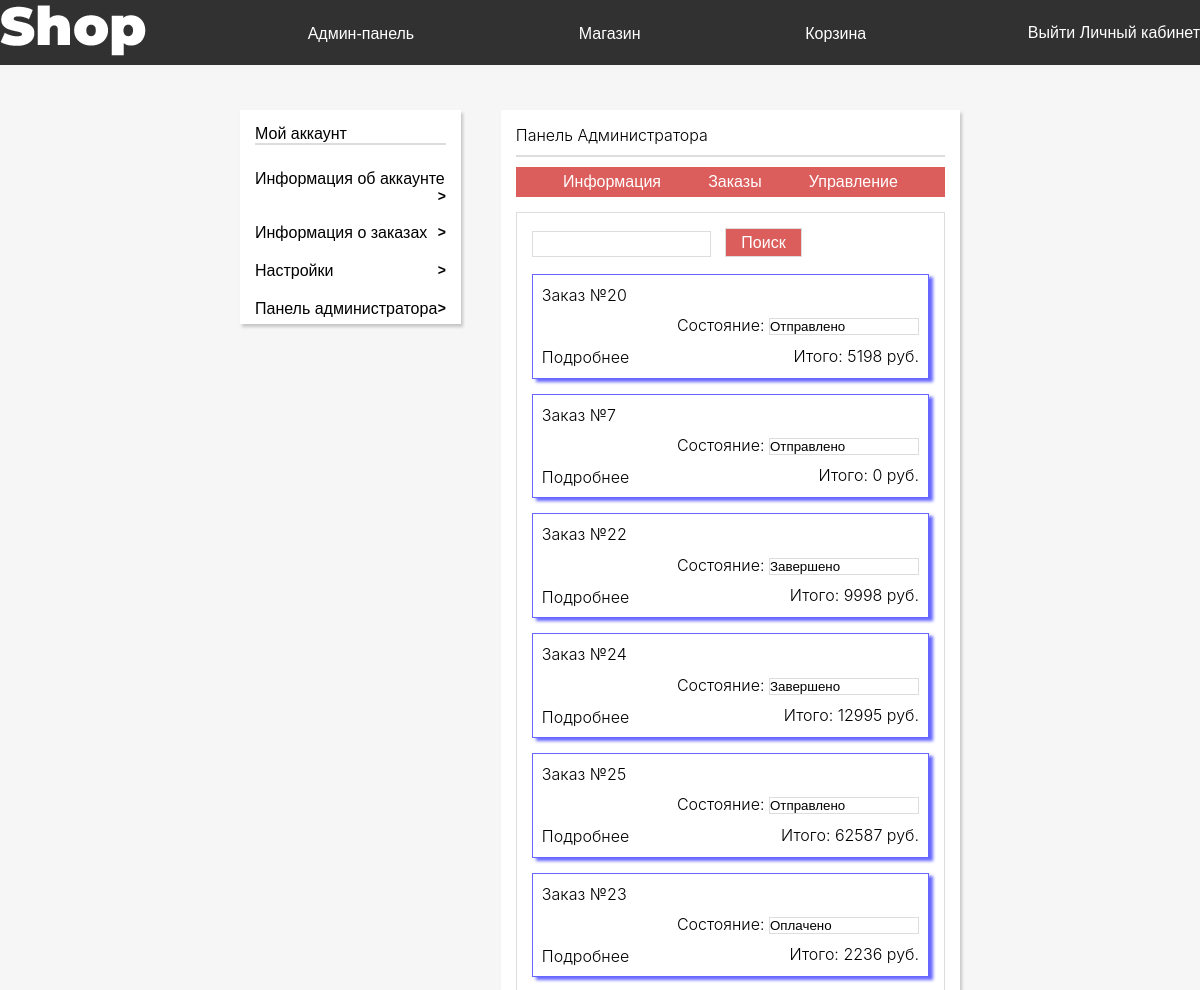
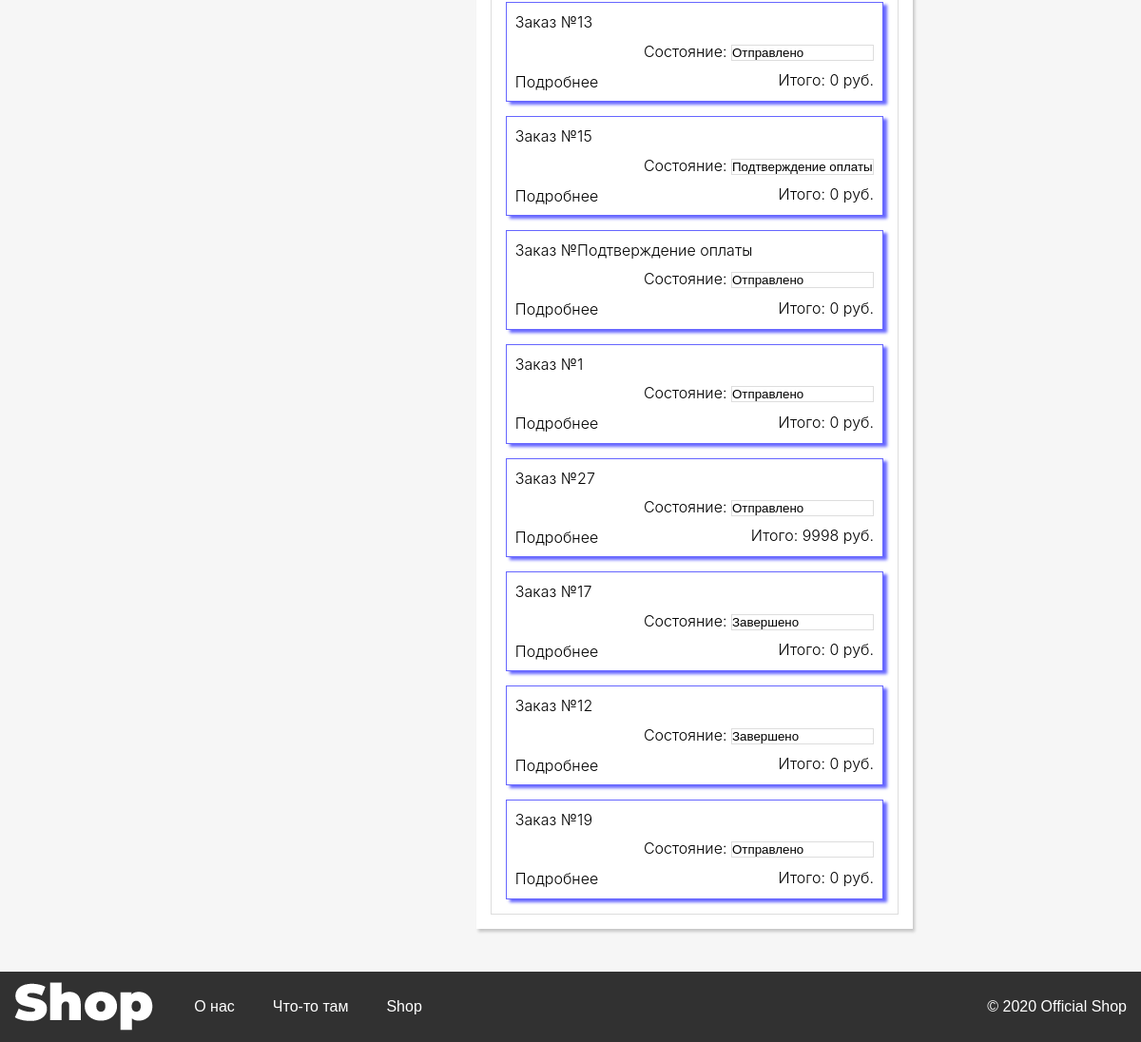
/cabinet/admin/orders/ (signed in), run on an earlier commit of the app's database (2 pictures, top to bottom).
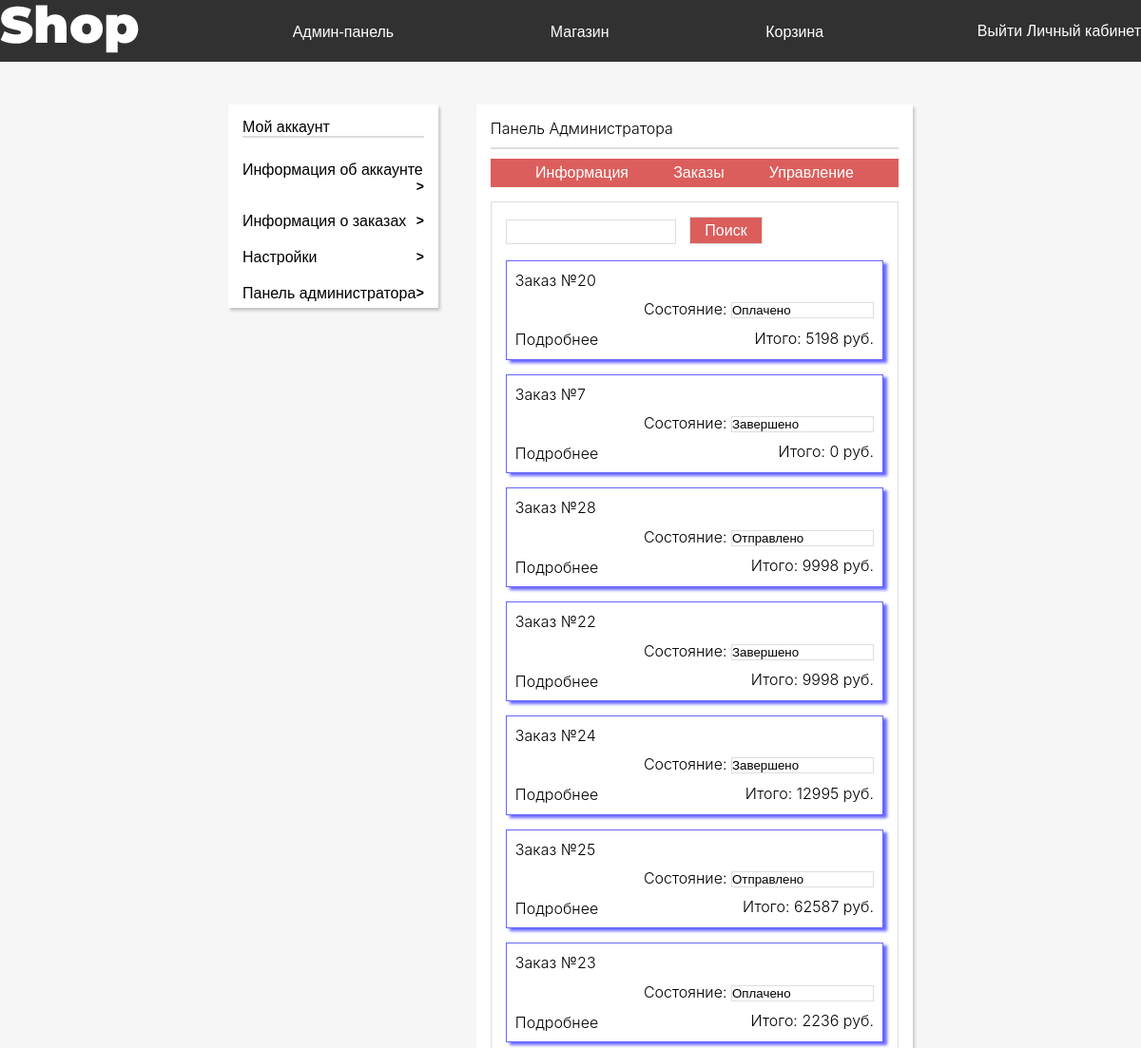
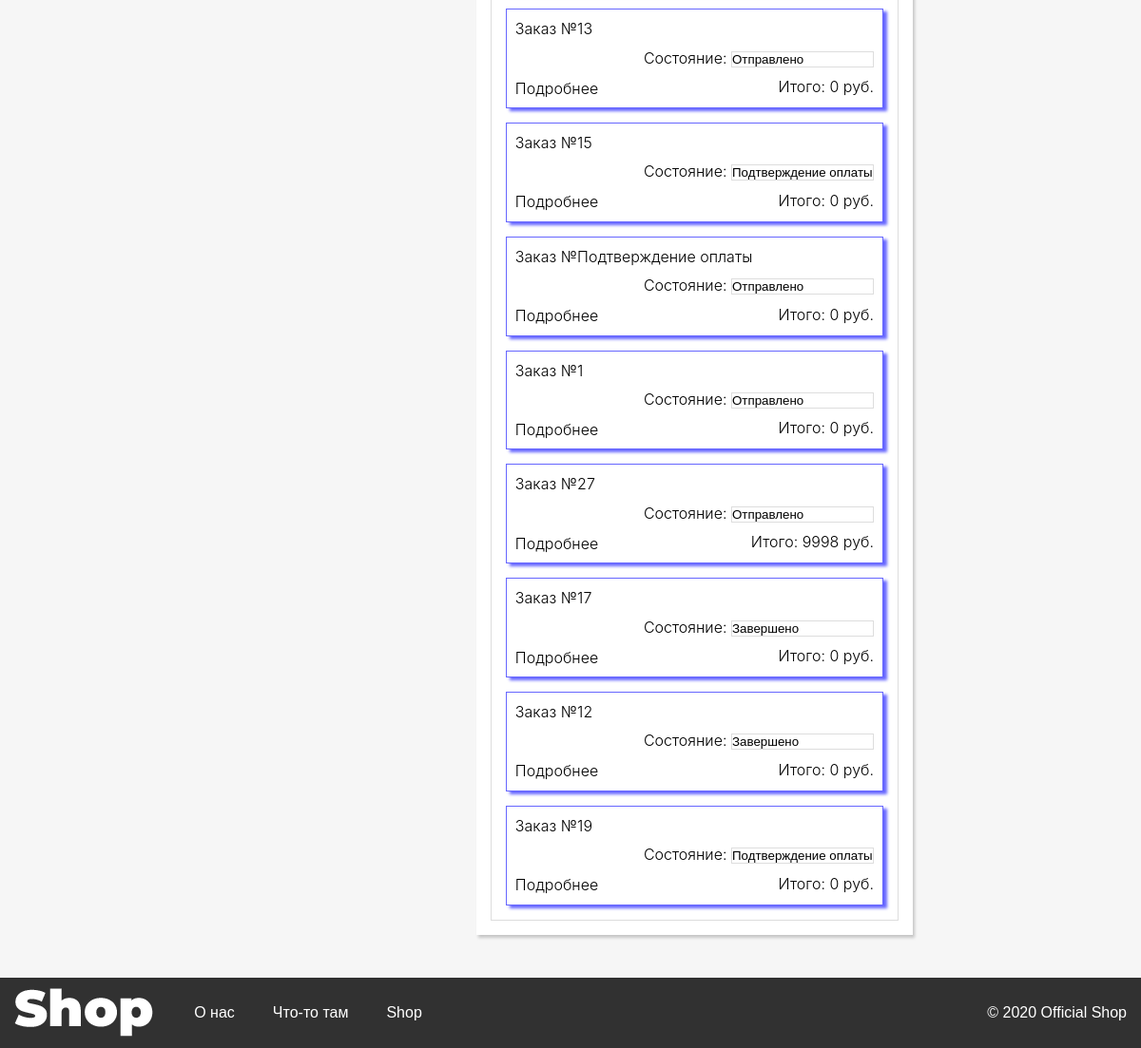
And on a later commit of the database (2 pictures, top to bottom).
### Cabinet/models.py (models this page shows, shortened)
class Orders(models.Model):
    userName =  models.TextField()
    goodId  =   models.IntegerField()
    count = models.IntegerField()
    result = models.IntegerField(default = 0)
    numberOfOrder = models.TextField()
    status = models.TextField(default = "Отправлено")

### Cabinet/views.py (the view)
# urls.py: path('admin/orders/', views.cabinet_admin_orders, name="cabinet_admin_orders"),
def cabinet_admin_orders(request):
    if request.POST:
        try:
            id = request.POST["hiddenId"]
            stat = request.POST["stat"]
            orders = Orders.objects.filter(numberOfOrder = id)
            if(stat == "Удалить"):
                orders = Orders.objects.filter(numberOfOrder = id)
                for i in orders:
                    i.delete()
                return HttpResponseRedirect("/cabinet/admin/orders")
            for i in orders:
                i.status = stat
                i.save()
            orders = Orders.objects.all().order_by('-id')
        except Exception as e:
            search = request.POST["search"]
            orders = Orders.objects.filter(numberOfOrder = search).order_by('-id')
            if search == "":
                orders = Orders.objects.all().order_by('-id')
    else:
        orders = Orders.objects.all().order_by('-id')
    alreadyOrders = []
    allNumOfOrders = set()
    for i in orders:
        allNumOfOrders.add(i.numberOfOrder)
    for i in allNumOfOrders:
        order = {}
        goods = []
        orders = Orders.objects.filter(numberOfOrder = i).order_by('-id')
        for j in orders:
            order['result'] = j.result
            order['userName'] = j.userName
            AboutGood = About_goods.objects.get(id = j.goodId)
            goods.append({"good" : AboutGood,
                          'count' : j.count,
                          "price": j.count*AboutGood.price})
        order['status'] = j.status
        order['numberOfOrder'] = i
        order['goods'] = goods
        alreadyOrders.append(order)
    dict = {"aunt":True, "orders" : alreadyOrders}
    return checkAunt(request, "adminblock_orders", dict, 1)

### Cabinet/views.py (called while the page is built)
def checkAunt(request, what, dict, admin = 0):
    if request.user.is_authenticated:
        ID = request.session['id']
        usr = User.objects.get(id = ID)
        dict['admin'] = usr.is_staff
        if(admin):
            if(dict['admin']):
                return render(request, "CabinetTemp/"+ what +".html", dict)
            else:
                return HttpResponseRedirect("/cabinet")
        return render(request, "CabinetTemp/"+ what +".html", dict)
    return HttpResponseRedirect("/main")

### Registration/templates/CabinetTemp/adminblock_orders.html (shortened to what this page needs)
{%extends "CabinetTemp/adminblock.html"%}
{%block adminblock%}
{% load static %}
<div class='a-o-block adminBlock'>
    <div class="a-block">
        <form action="" method="post">
            <input name="search" type="search">
            <button type="submit">Поиск</button>
            {% csrf_token %}</form>
        {%for i in orders%}
        <form id='form{{i.numberOfOrder}}' action='' method = 'post'>
            <div>
                <div class="order">
                    <div class="orderBox">
                        <p>Заказ №{{i.numberOfOrder}} </p>
                        <div class='status'>
                            <p>Состояние:
                                <select name="stat" onchange='document.getElementById("form{{i.numberOfOrder}}").submit()'>
                                    <option  selected>{{i.status}}</option>
                                </select></p>
                            <p>Итого: {{ i.result }} руб.</p>
                        </div>
                        <div style = "font-size:14px;" class='details' onclick='detailBox({{i.numberOfOrder}})'>
                            <p>Подробнее</p>
                        </div>
                    </div>
                </div>
            </div>
        </form>
        {%endfor%}
    </div>
</div>
{%endblock%}

What changed in the data, as far as the page shows it:
changed Orders (number 2 of 19 on the later page): stat "Отправлено" → "Оплачено"
changed Orders (number 3 of 19 on the later page): stat "Отправлено" → "Завершено"
added Orders: numberOfOrder "28", stat "Отправлено"
changed Orders (number 19 of 19 on the later page): stat "Отправлено" → "Подтверждение оплаты"
Also different on the page:
new list line: "Заказ № Состояние: Итого: 9998 руб. Подробнее"
